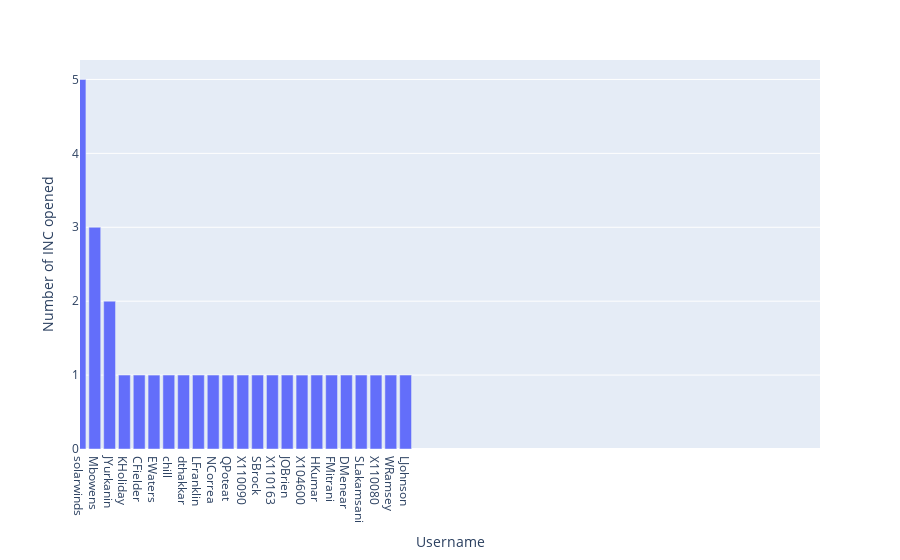

Notebook cell for this chart:
### Markdown cell above
### Who has opened the most tickets overall - after 6pm? (by count)

### Code cell
# show number of tickets by INC-caller 
fig = px.bar(df_main['sys_created_by'].value_counts(), x=df_main['sys_created_by'].value_counts().index,
             y='sys_created_by', labels={'x':'Username', 'sys_created_by':'Number of INC opened'})
fig.update_xaxes(range=[0,50])
fig.show()

### Figure 1 — Plotly figure (JSON) as saved in the notebook; plotly's stock layout.template omitted (floating-point values rounded to 4 significant figures)
{"data": [{"alignmentgroup": "True", "hovertemplate": "Username=%{x}<br>Number of INC opened=%{y}<extra></extra>", "legendgroup": "", "marker": {"color": "#636efa"}, "name": "", "offsetgroup": "", "orientation": "v", "showlegend": false, "textposition": "auto", "type": "bar", "x": ["solarwinds", "Mbowens", "JYurkanin", "KHoliday", "CFielder", "EWaters", "chill", "dthakkar", "LFranklin", "NCorrea", "QPoteat", "X110090", "SBrock", "X110163", "JOBrien", "X104600", "HKumar", "FMitrani", "DMenear", "SLakamsani", "X110080", "WRamsey", "LJohnson"], "xaxis": "x", "y": [5, 3, 2, 1, 1, 1, 1, 1, 1, 1, 1, 1, 1, 1, 1, 1, 1, 1, 1, 1, 1, 1, 1], "yaxis": "y"}], "layout": {"barmode": "relative", "legend": {"tracegroupgap": 0}, "margin": {"t": 60}, "xaxis": {"anchor": "y", "domain": [0, 1], "range": [0, 50], "title": {"text": "Username"}}, "yaxis": {"anchor": "x", "domain": [0, 1], "title": {"text": "Number of INC opened"}}}}
